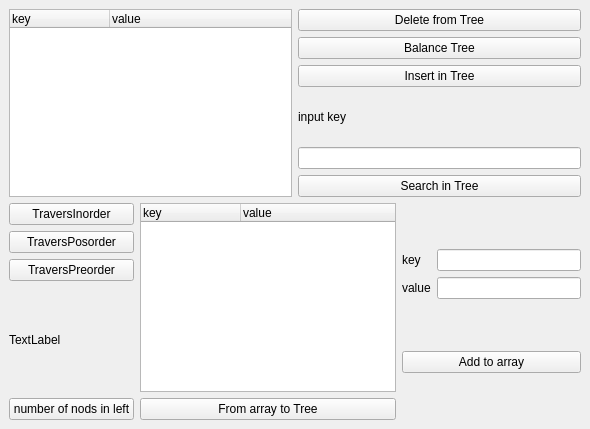
<?xml version="1.0" encoding="UTF-8"?>
<ui version="4.0">
 <class>MainWindow</class>
 <widget class="QMainWindow" name="MainWindow">
  <property name="geometry">
   <rect>
    <x>0</x>
    <y>0</y>
    <width>590</width>
    <height>429</height>
   </rect>
  </property>
  <property name="windowTitle">
   <string>MainWindow</string>
  </property>
  <widget class="QWidget" name="centralwidget">
   <layout class="QVBoxLayout" name="verticalLayout_10">
    <item>
     <layout class="QHBoxLayout" name="horizontalLayout_3">
      <item>
       <widget class="QTreeWidget" name="treeWidget">
        <column>
         <property name="text">
          <string>key</string>
         </property>
        </column>
        <column>
         <property name="text">
          <string>value</string>
         </property>
        </column>
       </widget>
      </item>
      <item>
       <layout class="QVBoxLayout" name="verticalLayout_9">
        <item>
         <layout class="QVBoxLayout" name="verticalLayout_8">
          <item>
           <widget class="QPushButton" name="deleteFromTreeButton">
            <property name="text">
             <string>Delete from Tree</string>
            </property>
           </widget>
          </item>
          <item>
           <widget class="QPushButton" name="balanceButton">
            <property name="text">
             <string>Balance Tree</string>
            </property>
           </widget>
          </item>
          <item>
           <widget class="QPushButton" name="insertInTreeButton">
            <property name="text">
             <string>Insert in Tree</string>
            </property>
           </widget>
          </item>
         </layout>
        </item>
        <item>
         <layout class="QVBoxLayout" name="verticalLayout_7">
          <item>
           <widget class="QLabel" name="searchLabel">
            <property name="text">
             <string>input key</string>
            </property>
           </widget>
          </item>
          <item>
           <layout class="QVBoxLayout" name="verticalLayout_3">
            <item>
             <widget class="QLineEdit" name="searchLineEdit"/>
            </item>
            <item>
             <widget class="QPushButton" name="searchButton">
              <property name="text">
               <string>Search in Tree</string>
              </property>
             </widget>
            </item>
           </layout>
          </item>
         </layout>
        </item>
       </layout>
      </item>
     </layout>
    </item>
    <item>
     <layout class="QHBoxLayout" name="horizontalLayout_2">
      <item>
       <layout class="QVBoxLayout" name="verticalLayout_5">
        <item>
         <widget class="QPushButton" name="traversInorderButton">
          <property name="text">
           <string>TraversInorder</string>
          </property>
         </widget>
        </item>
        <item>
         <widget class="QPushButton" name="traversPosorderButton">
          <property name="text">
           <string>TraversPosorder</string>
          </property>
         </widget>
        </item>
        <item>
         <widget class="QPushButton" name="traversPreorderButton">
          <property name="text">
           <string>TraversPreorder</string>
          </property>
         </widget>
        </item>
        <item>
         <widget class="QLabel" name="numberLabel">
          <property name="text">
           <string>TextLabel</string>
          </property>
         </widget>
        </item>
        <item>
         <widget class="QPushButton" name="numberButton">
          <property name="text">
           <string>number of nods in left</string>
          </property>
         </widget>
        </item>
       </layout>
      </item>
      <item>
       <layout class="QVBoxLayout" name="verticalLayout_6">
        <item>
         <widget class="QTreeWidget" name="arrayTreeWidget">
          <column>
           <property name="text">
            <string>key</string>
           </property>
          </column>
          <column>
           <property name="text">
            <string>value</string>
           </property>
          </column>
         </widget>
        </item>
        <item>
         <widget class="QPushButton" name="FromArrayToTreeButton">
          <property name="text">
           <string>From array to Tree</string>
          </property>
         </widget>
        </item>
       </layout>
      </item>
      <item>
       <layout class="QVBoxLayout" name="verticalLayout_4">
        <item>
         <layout class="QHBoxLayout" name="horizontalLayout">
          <item>
           <layout class="QVBoxLayout" name="verticalLayout_2">
            <item>
             <widget class="QLabel" name="label">
              <property name="text">
               <string>key</string>
              </property>
             </widget>
            </item>
            <item>
             <widget class="QLabel" name="label_2">
              <property name="text">
               <string>value</string>
              </property>
             </widget>
            </item>
           </layout>
          </item>
          <item>
           <layout class="QVBoxLayout" name="verticalLayout">
            <item>
             <widget class="QLineEdit" name="keyLineEdit"/>
            </item>
            <item>
             <widget class="QLineEdit" name="valueLineEdit"/>
            </item>
           </layout>
          </item>
         </layout>
        </item>
        <item>
         <widget class="QPushButton" name="addToArrayButton">
          <property name="text">
           <string>Add to array</string>
          </property>
         </widget>
        </item>
       </layout>
      </item>
     </layout>
    </item>
   </layout>
  </widget>
 </widget>
 <resources/>
 <connections/>
</ui>
